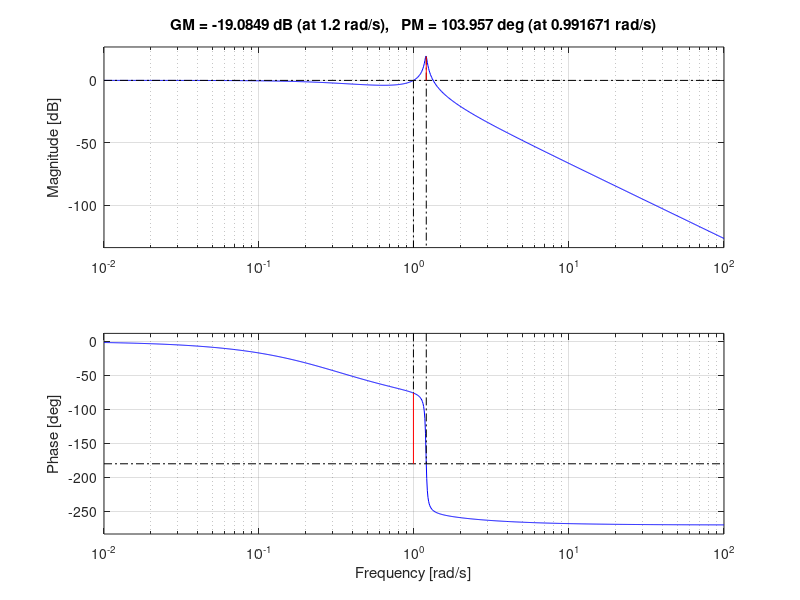
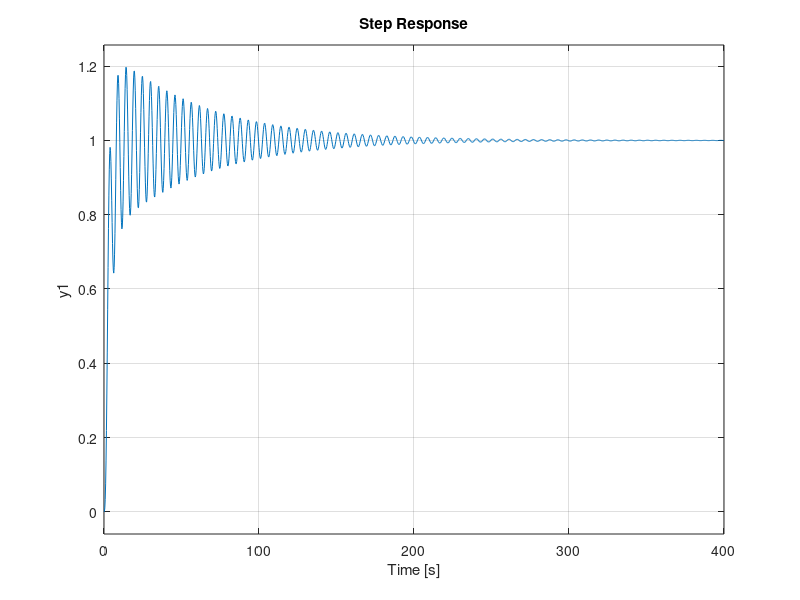

These figures' MATLAB source, in order:
%Fs =( 5 * (1.2)^2)/s^2 + 2*0.15*1.2*s + (1.2)^2
Fs = tf([5*(1.2)^2],[1 2*0.15*1.2 (1.2)^2]);
oslik = tf([0 0.01], [1 0]);
shrek = Fs * oslik

[kritickeK kritickyw] = margin(shrek)
figure

K = tf([kritickeK], [1]);

fiona = (shrek * K*0.9)/(1 +shrek * K*0.9)

margin(fiona)
figure

step(fiona)